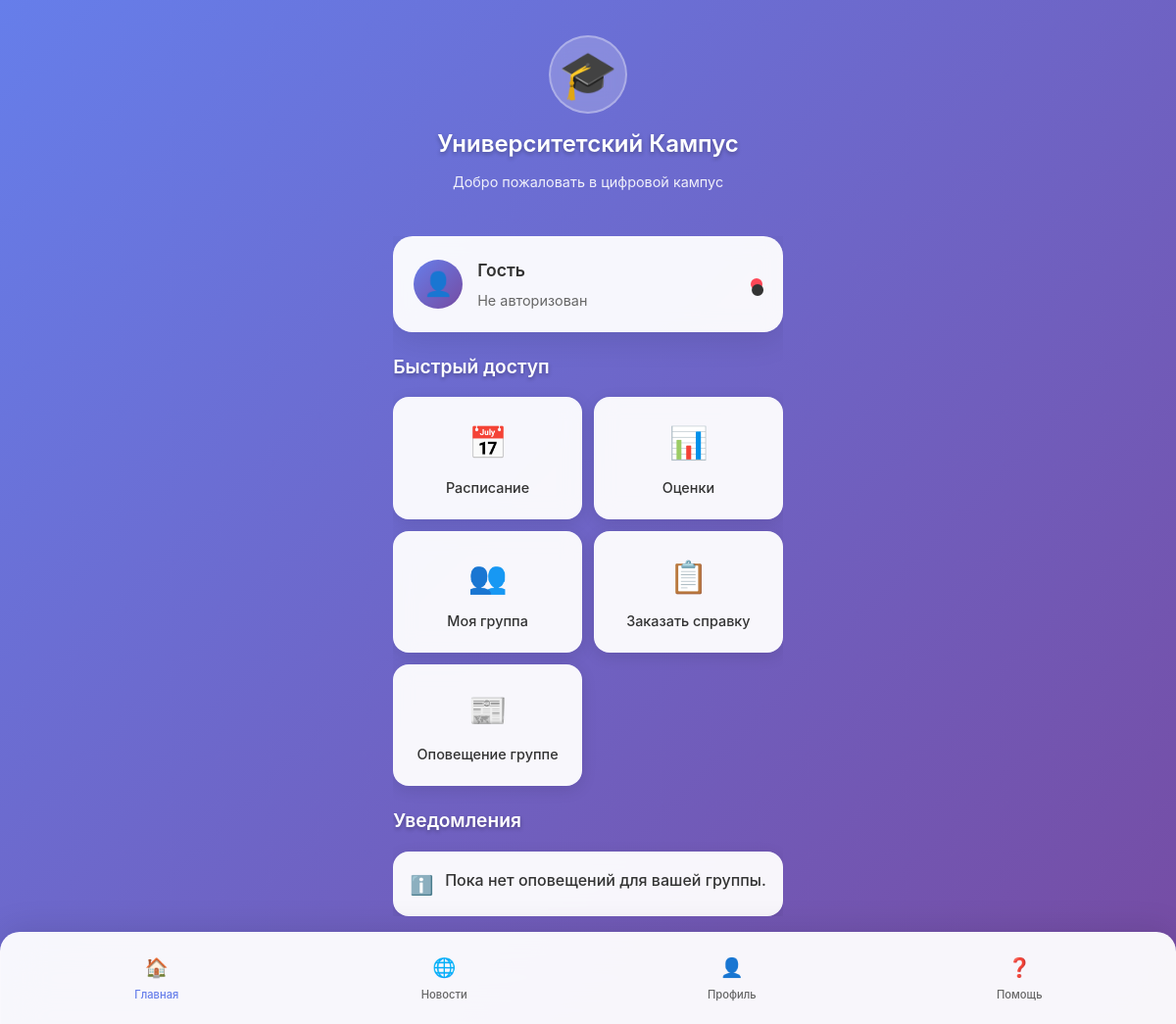
Before: / with the older database file.
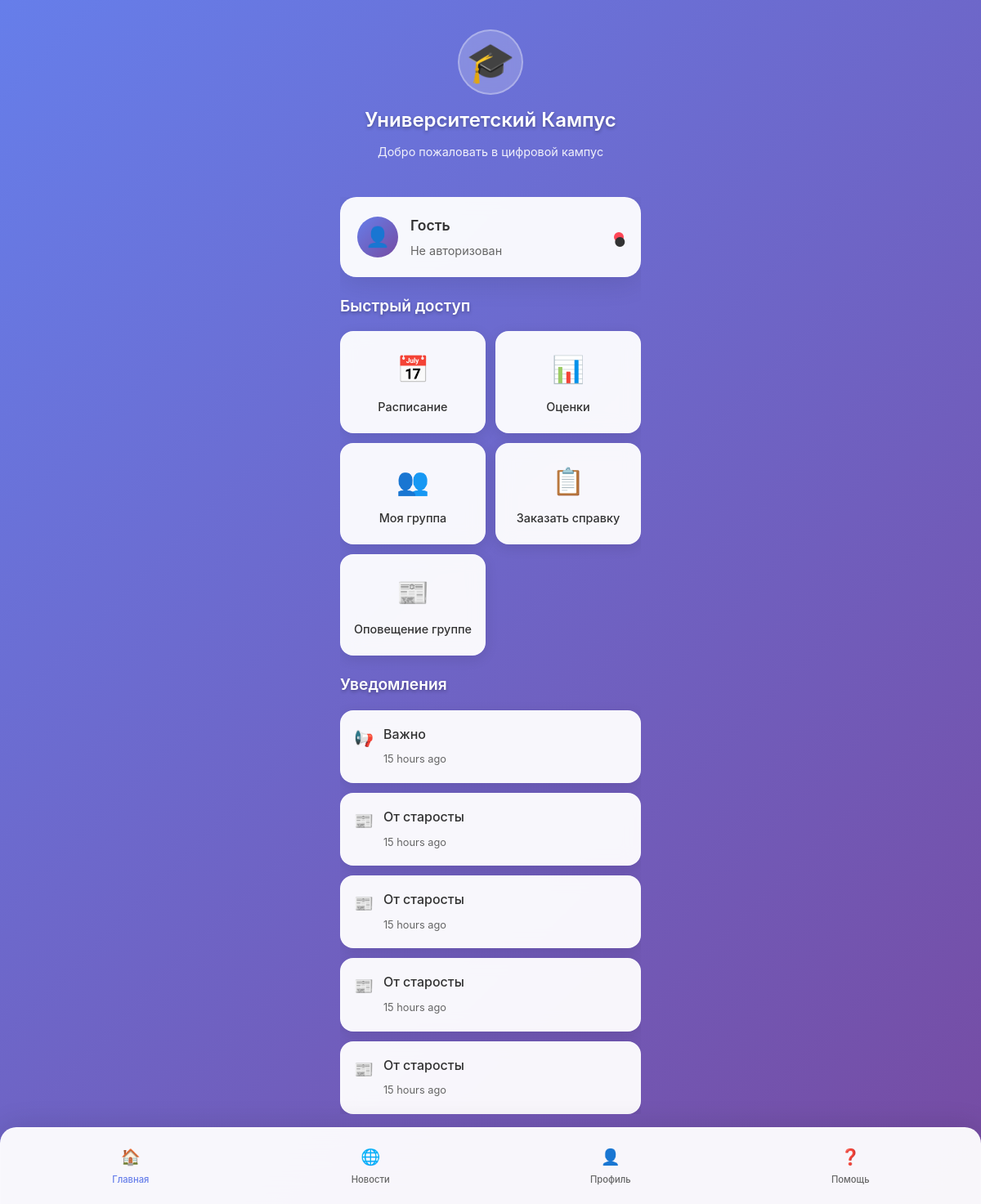
After: the same page with the newer database file.
### main/models.py (models this page shows, shortened)
class GroupNotification(models.Model):
    university = models.ForeignKey(University, on_delete=models.CASCADE, related_name="group_notifications")
    group = models.ForeignKey(StudentGroup, on_delete=models.CASCADE, related_name="notifications")
    sender = models.ForeignKey(Person, on_delete=models.PROTECT, related_name="sent_notifications")
    icon = models.CharField("Иконка/эмодзи", max_length=8, default="🔔", blank=True)
    text = models.TextField("Текст", max_length=500)
    created_at = models.DateTimeField(auto_now_add=True)
    class Meta:
        ordering = ["-created_at"]
        verbose_name = "Групповое оповещение"
        verbose_name_plural = "Групповые оповещения"
        indexes = [
            models.Index(fields=["group", "created_at"]),
        ]

### main/views/index.py (the view)
# urls.py: path('', views.index, name='index'),
def index(request):
    menu_buttons = get_menu_buttons("Headman")
    student = Student.objects.filter(pk=2).first()
    person = student.person
    group = person.student.student_group
    notif_list = list(
        GroupNotification.objects
        .filter(university=person.student.university, group=group)
        .select_related("sender")
        .order_by("-created_at")[:5]
    )
    context = {
        "menu_buttons": menu_buttons,
        "notif_list": notif_list,
    }
    return render(request, 'main/main.html', context)

### main/utils/menu.py (called while the page is built)
def get_menu_buttons(role: str) -> list[dict]:
    return [btn for btn in buttons if role in btn["roles"]]

### main/templates/main/main.html
{% extends 'main/index.html' %}
{% load static %}
{% load humanize %}
{% block content %}
    <main class="main-content">
        <section class="user-card" id="userCard">
            <div class="user-avatar">
                <div class="avatar-placeholder">👤</div>
            </div>
            <div class="user-info">
                <h3 class="user-name">Гость</h3>
                <p class="user-status">Не авторизован</p>
            </div>
            <div class="user-badge" id="userBadge">●</div>
        </section>
        <section class="quick-actions">
            <h2 class="section-title">Быстрый доступ</h2>
            <div class="actions-grid">
                {% for item in menu_buttons %}
                    <a href="{% url item.id %}" class="action-card">
                        <div class="action-icon">{{ item.icon }}</div>
                        <span class="action-text">{{ item.text }}</span>
                    </a>
                {% endfor %}
            </div>
        </section>
        <section class="notifications">
            <h2 class="section-title">Уведомления</h2>
            <div class="notifications-list">
                {% if notif_list %}
                    {% for n in notif_list %}
                        <div class="notification-item">
                            <div class="notification-icon">{{ n.icon|default:"🔔" }}</div>
                            <div class="notification-content">
                                <p class="notification-text">{{ n.text }}</p>
                                <span class="notification-time">{{ n.created_at|naturaltime }}</span>
                            </div>
                        </div>
                    {% endfor %}
                {% else %}
                    <div class="notification-item">
                        <div class="notification-icon">ℹ️</div>
                        <div class="notification-content">
                            <p class="notification-text">Пока нет оповещений для вашей группы.</p>
                        </div>
                    </div>
                {% endif %}
            </div>
        </section>
    </main>
{% endblock %}

### main/templates/main/index.html (shortened to what this page needs)
<!DOCTYPE html>
{% load static %}
<html lang="ru">
<head>
    <link rel="stylesheet" href="{% static 'css/styles.css' %}">
</head>
<body>
    <div class="container">
        {% include 'main/menu/header_menu.html' %}
        {% block content %}{% endblock %}
    </div>
    {% include 'main/menu/nav_menu.html' %}
</body>
</html>

### main/templates/main/menu/header_menu.html
{% load static %}
<header class="header">
    <div class="university-logo">
        <div class="logo-icon">🎓</div>
        <h1>Университетский Кампус</h1>
    </div>
    <p class="welcome-text">Добро пожаловать в цифровой кампус</p>
</header>

### main/templates/main/menu/nav_menu.html
{% load static %}
<nav class="bottom-nav">
    <a href="{% url 'index' %}" class="nav-item active" data-page="main">
        <span class="nav-icon">🏠</span>
        <span class="nav-text">Главная</span>
    </a>
    <a href="{% url 'news_view' %}" class="nav-item" data-page="news">
        <span class="nav-icon">🌐</span>
        <span class="nav-text">Новости</span>
    </a>
    <a href="{% url 'profile_view' %}" class="nav-item" data-page="profile">
        <span class="nav-icon">👤</span>
        <span class="nav-text">Профиль</span>
    </a>
    <a href="{% url 'help_page' %}" class="nav-item" data-page="help">
        <span class="nav-icon">❓</span>
        <span class="nav-text">Помощь</span>
    </a>
</nav>

### main/static/css/styles.css (style rules this page uses)
* { margin: 0; padding: 0; box-sizing: border-box; -webkit-tap-highlight-color: transparent; }
html, body { height: 100%; }
body { font-family: -apple-system, BlinkMacSystemFont, 'Segoe UI', Roboto, Oxygen, Ubuntu, sans-serif; background: linear-gradient(135deg, #667eea 0%, #764ba2 100%); color: #333; line-height: 1.6; min-height: 100vh; padding: env(safe-area-inset-top) env(safe-area-inset-right) env(safe-area-inset-bottom) env(safe-area-inset-left); display: flex; flex-direction: column; background-attachment: fixed; }
.container { max-width: 100%; padding: 16px; margin: 0 auto; flex: 1; display: flex; flex-direction: column; padding-bottom: 100px; }
.header { text-align: center; margin-bottom: 24px; padding: 20px 0; }
.university-logo { display: flex; flex-direction: column; align-items: center; gap: 12px; }
.logo-icon { font-size: 3rem; background: rgba(255, 255, 255, 0.2); width: 80px; height: 80px; border-radius: 50%; display: flex; align-items: center; justify-content: center; backdrop-filter: blur(10px); border: 2px solid rgba(255, 255, 255, 0.3); }
.header h1 { color: white; font-size: 1.5rem; font-weight: 600; margin: 0; text-shadow: 0 2px 4px rgba(0, 0, 0, 0.3); }
.welcome-text { color: rgba(255, 255, 255, 0.9); font-size: 0.9rem; margin-top: 8px; }
.main-content { flex: 1; display: flex; flex-direction: column; gap: 20px; overflow-y: auto; -webkit-overflow-scrolling: touch; }
.user-card { background: rgba(255, 255, 255, 0.95); border-radius: 20px; padding: 20px; display: flex; align-items: center; gap: 15px; box-shadow: 0 8px 32px rgba(0, 0, 0, 0.1); backdrop-filter: blur(10px); border: 1px solid rgba(255, 255, 255, 0.2); }
.user-avatar .avatar-placeholder { width: 50px; height: 50px; background: linear-gradient(135deg, #667eea, #764ba2); border-radius: 50%; display: flex; align-items: center; justify-content: center; font-size: 1.5rem; }
.user-info { flex: 1; }
.user-name { font-weight: 600; font-size: 1.1rem; margin-bottom: 4px; }
.user-status { color: #666; font-size: 0.9rem; }
.user-badge { width: 12px; height: 12px; border-radius: 50%; background: #ff4757; }
.section-title { color: white; font-size: 1.2rem; font-weight: 600; margin-bottom: 16px; text-shadow: 0 2px 4px rgba(0, 0, 0, 0.3); }
.actions-grid { display: grid; grid-template-columns: repeat(2, 1fr); gap: 12px; }
.action-card { background: rgba(255, 255, 255, 0.95); border-radius: 16px; padding: 20px 16px; text-align: center; box-shadow: 0 4px 16px rgba(0, 0, 0, 0.1); backdrop-filter: blur(10px); border: 1px solid rgba(255, 255, 255, 0.2); transition: transform 0.2s ease, box-shadow 0.2s ease; cursor: pointer; display: flex; flex-direction: column; align-items: center; text-decoration: none; color: inherit; }
.action-icon { font-size: 2rem; margin-bottom: 8px; }
.action-text { font-weight: 500; font-size: 0.9rem; color: #333; }
.notifications-list { display: flex; flex-direction: column; gap: 12px; }
.notification-item { background: rgba(255, 255, 255, 0.95); border-radius: 16px; padding: 16px; display: flex; align-items: flex-start; gap: 12px; box-shadow: 0 4px 16px rgba(0, 0, 0, 0.1); backdrop-filter: blur(10px); border: 1px solid rgba(255, 255, 255, 0.2); }
.notification-icon { font-size: 1.2rem; margin-top: 2px; }
.notification-content { flex: 1; }
.notification-text { font-weight: 500; margin-bottom: 4px; }
.notification-time { color: #666; font-size: 0.8rem; }
.bottom-nav { position: fixed; bottom: 0; left: 0; right: 0; display: flex; background: rgba(255, 255, 255, 0.95); border-radius: 20px 20px 0 0; padding: 12px; box-shadow: 0 -4px 32px rgba(0, 0, 0, 0.1); backdrop-filter: blur(20px); border: 1px solid rgba(255, 255, 255, 0.2); border-bottom: none; z-index: 1000; padding-bottom: calc(12px + env(safe-area-inset-bottom)); }
.nav-item { flex: 1; background: none; border: none; padding: 8px 4px; display: flex; flex-direction: column; align-items: center; gap: 4px; border-radius: 12px; cursor: pointer; transition: background-color 0.2s ease; color: #666; text-decoration: none; }
.nav-item.active { color: #667eea; }
.nav-icon { font-size: 1.2rem; }
.nav-text { font-size: 0.7rem; font-weight: 500; }
@media (min-height: 800px) { .container { padding-bottom: 110px; } }
.main-content { scroll-behavior: smooth; }
.main-content { -ms-overflow-style: none; scrollbar-width: none; }

Changed rows visible on the page:
added GroupNotification: icon "📢", text "Важно", created_at "15 hours ago"
added GroupNotification: icon "📰", text "От старосты", created_at "15 hours ago"
added GroupNotification: icon "📰", text "От старосты", created_at "15 hours ago"
added GroupNotification: icon "📰", text "От старосты", created_at "15 hours ago"
added GroupNotification: icon "📰", text "От старосты", created_at "15 hours ago"
Other visible differences:
text no longer shown: "ℹ️ Пока нет оповещений для вашей группы."
